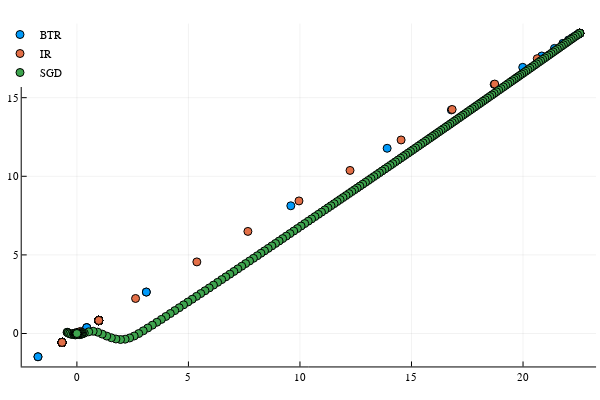

This figure's notebook cell:
### Code cell
p = scatter(getindex.(paramBTR, 1), getindex.(paramBTR, 2), label="BTR", legend=:topleft)
scatter!(getindex.(paramIR, 1), getindex.(paramIR, 2), label = "IR")
scatter!(getindex.(paramSGD, 1), getindex.(paramSGD, 2), label="SGD")

### Figure 1 — Plotly figure (JSON) as saved in the notebook; plotly's stock layout.template omitted (floating-point values rounded to 4 significant figures; data arrays with more than 128 entries replaced by an {"elided": "..."} marker saying what was removed)
{"data": [{"colorbar": {"title": ""}, "legendgroup": "BTR", "marker": {"color": "rgba(0, 154, 250, 1.000)", "line": {"color": "rgba(0, 0, 0, 1.000)", "width": 1}, "size": 8, "symbol": "circle"}, "mode": "markers", "name": "BTR", "showlegend": true, "type": "scatter", "x": [22.55, 22.55, 22.55, 22.55, 22.55, 22.54, 22.54, 22.54, 22.54, 22.54, 22.54, 22.54, 22.54, 22.54, 22.53, 22.53, 22.52, 22.5, 22.48, 22.45, 22.4, 22.32, 22.21, 22.04, 21.79, 21.41, 20.84, 19.99, 18.71, 16.79, 13.91, 9.591, 3.113, 3.113, -1.745, -1.745, 0.4412, 0.4412, 0.4412, -0.05066, -0.0007231, -6.538e-05, -2.726e-06, -2.289e-08], "xaxis": "x1", "y": [19.1, 19.1, 19.1, 19.1, 19.1, 19.1, 19.1, 19.1, 19.1, 19.1, 19.1, 19.1, 19.09, 19.09, 19.09, 19.08, 19.07, 19.06, 19.04, 19.01, 18.97, 18.91, 18.81, 18.67, 18.46, 18.14, 17.65, 16.93, 15.85, 14.22, 11.78, 8.124, 2.637, 2.637, -1.478, -1.478, 0.3738, 0.3738, 0.3738, -0.04291, -0.0006125, -5.538e-05, -2.309e-06, -1.939e-08], "yaxis": "y1", "zmax": null, "zmin": null}, {"colorbar": {"title": ""}, "legendgroup": "IR", "marker": {"color": "rgba(227, 111, 71, 1.000)", "line": {"color": "rgba(0, 0, 0, 1.000)", "width": 1}, "size": 8, "symbol": "circle"}, "mode": "markers", "name": "IR", "showlegend": true, "type": "scatter", "x": {"elided": "790 float values"}, "xaxis": "x1", "y": {"elided": "790 float values"}, "yaxis": "y1", "zmax": null, "zmin": null}, {"colorbar": {"title": ""}, "legendgroup": "SGD", "marker": {"color": "rgba(62, 164, 78, 1.000)", "line": {"color": "rgba(0, 0, 0, 1.000)", "width": 1}, "size": 8, "symbol": "circle"}, "mode": "markers", "name": "SGD", "showlegend": true, "type": "scatter", "x": {"elided": "516 float values"}, "xaxis": "x1", "y": {"elided": "516 float values"}, "yaxis": "y1", "zmax": null, "zmin": null}], "layout": {"annotations": [], "height": 400, "legend": {"bgcolor": "rgba(255, 255, 255, 1.000)", "bordercolor": "rgba(0, 0, 0, 1.000)", "font": {"color": "rgba(0, 0, 0, 1.000)", "family": "sans-serif", "size": 11}, "tracegroupgap": 0, "x": 0, "y": 1}, "margin": {"b": 20, "l": 0, "r": 0, "t": 20}, "paper_bgcolor": "rgba(255, 255, 255, 1.000)", "plot_bgcolor": "rgba(255, 255, 255, 1.000)", "showlegend": true, "width": 600, "xaxis": {"anchor": "y1", "domain": [0.03619, 0.9934], "gridcolor": "rgba(0, 0, 0, 0.100)", "gridwidth": 0.5, "linecolor": "rgba(0, 0, 0, 1.000)", "mirror": false, "range": [-2.474, 23.27], "showgrid": true, "showline": true, "showticklabels": true, "tickangle": 0, "tickcolor": "rgb(0, 0, 0)", "tickfont": {"color": "rgba(0, 0, 0, 1.000)", "family": "sans-serif", "size": 11}, "tickmode": "array", "ticks": "inside", "ticktext": ["0", "5", "10", "15", "20"], "tickvals": [0, 5, 10, 15, 20], "title": "", "titlefont": {"color": "rgba(0, 0, 0, 1.000)", "family": "sans-serif", "size": 15}, "type": "-", "visible": true, "zeroline": false, "zerolinecolor": "rgba(0, 0, 0, 1.000)"}, "yaxis": {"anchor": "x1", "domain": [0.03762, 0.9902], "gridcolor": "rgba(0, 0, 0, 0.100)", "gridwidth": 0.5, "linecolor": "rgba(0, 0, 0, 1.000)", "mirror": false, "range": [-2.095, 19.72], "showgrid": true, "showline": true, "showticklabels": true, "tickangle": 0, "tickcolor": "rgb(0, 0, 0)", "tickfont": {"color": "rgba(0, 0, 0, 1.000)", "family": "sans-serif", "size": 11}, "tickmode": "array", "ticks": "inside", "ticktext": ["0", "5", "10", "15"], "tickvals": [0, 5, 10, 15], "title": "", "titlefont": {"color": "rgba(0, 0, 0, 1.000)", "family": "sans-serif", "size": 15}, "type": "-", "visible": true, "zeroline": false, "zerolinecolor": "rgba(0, 0, 0, 1.000)"}}}
